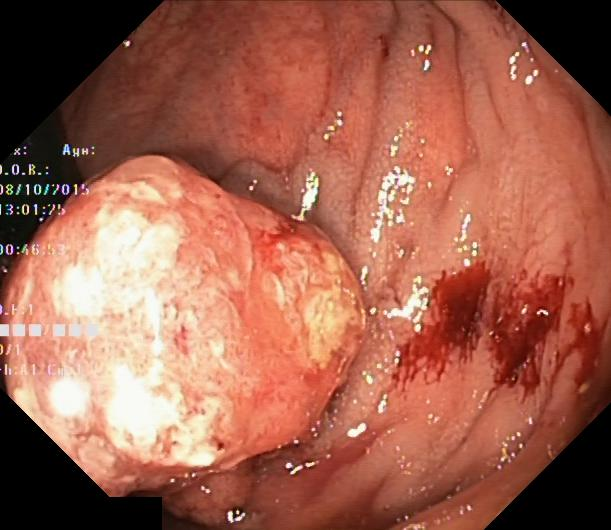
#> input picture data/raw/Kvasir-SEG/images/cju0u2g7pmnux0801vkk47ivj.jpg, 611 x 530 px; its folder holds 4 pictures in this run
$ jupyter execute --allow-errors 02_image_similarity.ipynb
#> lines starting #> are read from the running program, lines starting #| are printed output that depends on the picture
# Image Similarity

As imagens do dataset foram construĩdas a partir de vĩdeos de colonoscopia, alguns frames vizinhos são do mesmo exame, então
caso essas imagens caia em splits diferentes, o dado ficaria "iguais" do treino e teste, o que inflaria a métrica do modelo.

Portanto, devemos achar qual o limiar de similaridade para definir quais sao as imagens que vieram do mesmo frame ou instancia

[cell 1]
from pathlib import Path

import cv2
import numpy as np
import matplotlib.pyplot as plt

ROOT = Path.cwd().parent if Path.cwd().name == "notebooks" else Path.cwd()
IMAGENS = ROOT / "data/raw/Kvasir-SEG/images"


#carregar as imagens do dataset Kvasir-SEG
arquivos = sorted(IMAGENS.glob("*.jpg"))
print(f"{len(arquivos)} imagens em {IMAGENS.relative_to(ROOT)}")

[cell 2]
lado = 128
# vamos redimensionar as imagens para miniaturas de 128x128 pixels, preservando a estrutura e mantendo a matriz pequena, assim tendo menos custo
T = np.stack([
    cv2.resize(cv2.imread(str(f), cv2.IMREAD_GRAYSCALE), (lado, lado))
        .astype(np.float32).ravel()
    for f in arquivos
])
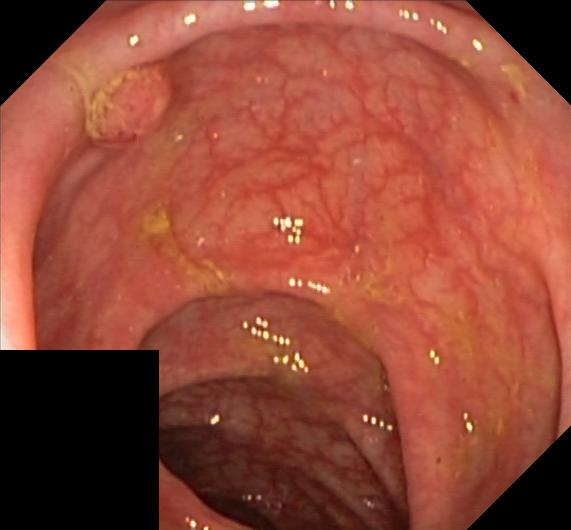
#> input picture data/raw/Kvasir-SEG/images/cju16b6ynq8e40988m8vx0xnj.jpg, 571 x 530 px
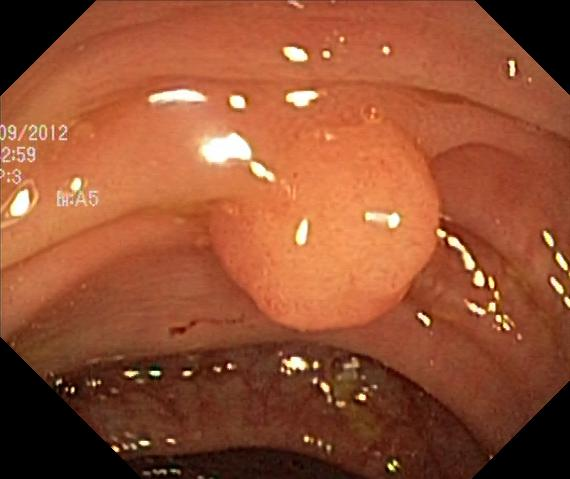
#> input picture data/raw/Kvasir-SEG/images/cju32upim1z7u0988l883nqp6.jpg, 570 x 479 px
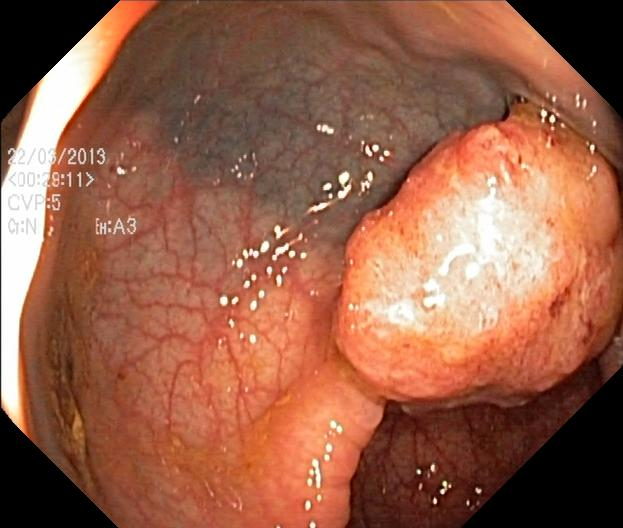
#> input picture data/raw/Kvasir-SEG/images/cju334jzo261t0835yqudnfs1.jpg, 623 x 528 px
T -= T.mean(axis=1, keepdims=True)
T /= np.linalg.norm(T, axis=1, keepdims=True) + 1e-9

[cell 3]
# vamos calcular a matriz de correlação entre as imagens, onde C[i, j] representa a correlação entre a imagem i e a imagem j
C = T @ T.T
#> C = [[1, 0.151, 0.339, 0.297], [0.151, 1, 0.672, 0.442], [0.339, 0.672, 1, 0.445], [0.297, 0.442, 0.445, 1]]
# aqui serve para identificar as imagens semelhantes usando a matriz de correlação, onde valores próximos de 1 indicam alta similaridade
iu = np.triu_indices(len(C), k=1)
#> iu = ([0, 0, 0, 1, 1, 2], [1, 2, 3, 2, 3, 3])
pares = C[iu]
#> pares = [0.151, 0.339, 0.297, 0.672, 0.442, 0.445]
print(f"{len(pares):,} pares")
#| 6 pares

[cell 4]
# distribuicao de similaridade entre pares de imagens
percentis = [50, 90, 99, 99.9, 99.99]
valores = np.percentile(pares, percentis)
#> valores = [0.39, 0.558, 0.66, 0.67, 0.671]

print(f"media   : {pares.mean():.3f}")
#| media   : 0.391
for p, v in zip(percentis, valores):
    print(f"p{p:<6}: {v:.3f}")
#> this loop made 5 passes
#> (p, v) on passes 1 to 5: (50, 0.39), (90, 0.558), (99, 0.66), (99.9, 0.67), (99.99, 0.671)
#| p50    : 0.390
#| p90    : 0.558
#| p99    : 0.660
#| p99.9  : 0.670
#| p99.99 : 0.671
print(f"maximo  : {pares.max():.3f}")
#| maximo  : 0.672

[cell 5]
# vamso analisar a distribuicao de similaridade entre pares de imagens, para ver se ha duplicatas ou quase-duplicatas
AZUL, LARANJA = "#2a78d6", "#eb6834"
TINTA, TINTA_2, GRADE = "#0b0b0b", "#52514e", "#e3e2dd"

fig, ax = plt.subplots(figsize=(9, 4.2))
ax.hist(pares, bins=200, color=AZUL, linewidth=0)
ax.set_yscale("log")

for pc, v in zip(percentis[2:], valores[2:]):
    ax.axvline(v, color=TINTA_2, linewidth=1, linestyle=":")
    ax.text(v, 200, f" p{pc} = {v:.3f} ", rotation=90, ha="center", va="bottom",
            fontsize=8, color=TINTA_2,
            bbox=dict(facecolor="white", edgecolor="none", pad=1.5))
#> this loop made 3 passes

ax.set_xlabel("correlacao entre o par de imagens", fontsize=9, color=TINTA_2)
ax.set_ylabel("pares (escala log)", fontsize=9, color=TINTA_2)
ax.set_title("distribuicao de similaridade",
             fontsize=11, color=TINTA, loc="left", pad=12)
ax.grid(axis="y", color=GRADE, linewidth=0.6)
ax.set_axisbelow(True)
for lado_ in ("top", "right"):
    ax.spines[lado_].set_visible(False)
for lado_ in ("left", "bottom"):
    ax.spines[lado_].set_color(GRADE)
ax.tick_params(colors=TINTA_2, labelsize=8)
plt.tight_layout()
plt.show()
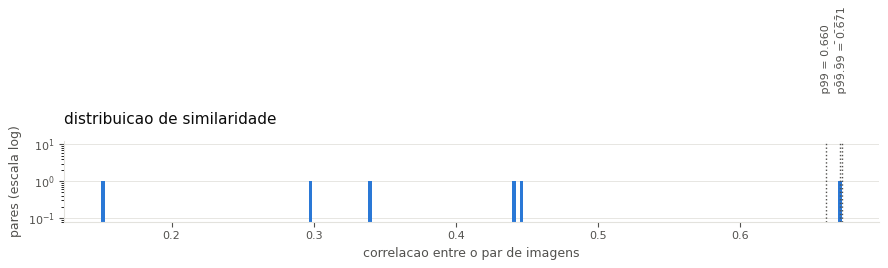
#> figure drawn by matplotlib, 1 panel

[cell 6]
# vamos agrupar as imagens por meio de arestas de similaridade, para que estejam no mesmo split
def agrupar(C, limiar):
    n = len(C)
    pai = list(range(n))

    def find(x):
        while pai[x] != x:
            pai[x] = pai[pai[x]]
            x = pai[x]
        return x

    for i, j in zip(*np.where(np.triu(C > limiar, k=1))):
        a, b = find(i), find(j)
        if a != b:
            pai[a] = b
    _, rotulos = np.unique([find(i) for i in range(n)], return_inverse=True)
    return rotulos


limiares = np.round(np.arange(0.70, 0.991, 0.01), 2)
n_grupos, maior_grupo, n_agrupadas = [], [], []
for t in limiares:
    tam = np.bincount(agrupar(C, t))
    n_grupos.append(len(tam))
    maior_grupo.append(tam.max())
    n_agrupadas.append(tam[tam > 1].sum())
#> after the loop, maior_grupo = 30 values from 1 to 1; n_agrupadas = 30 values from 0 to 0; n_grupos = 30 values from 4 to 4

n_grupos = np.array(n_grupos); maior_grupo = np.array(maior_grupo)

O painel de baixo e o que decide. O maior grupo despenca de centenas de imagens para
poucas unidades num intervalo estreito: abaixo disso o encadeamento domina, acima disso
os grupos sao locais e o split continua viavel.

[cell 7]
print(f"{'limiar':>7} {'grupos':>7} {'maior':>7} {'imgs agrupadas':>15}")
for t, g, m, a in zip(limiares, n_grupos, maior_grupo, n_agrupadas):
    if 0.84 <= t <= 0.96:
        print(f"{t:>7.2f} {g:>7d} {m:>7d} {a:>15d}")
#> this loop made 30 passes
#> t on passes 1 to 12: 0.7, 0.71, 0.72, 0.73, 0.74, 0.75, 0.76, 0.77, 0.78, 0.79, 0.8, 0.81
#|    0.84       4       1               0
#|    0.85       4       1               0
#|    0.86       4       1               0
#|    0.87       4       1               0
#|    0.88       4       1               0
#|    0.89       4       1               0
#|    0.90       4       1               0
#|    0.91       4       1               0
#> (further printed lines are left out)

[cell 8]
# Para nao criar grupos muito grandes, vamos limitar o tamanho do maior grupo a 2% do dataset.
limite_tam = 0.02
corte_duplicata = 0.95
# caso pares menor ou igual a 0.95, consideramos que são duplicatas certas, não apenas ruído de fundo.
# O p99.99 sobre todos os pares inclui essas duplicatas, inflando o piso que deveria medir apenas o ruído. Portanto, medimos o piso sem elas.
p9999 = float(np.percentile(pares[pares <= corte_duplicata], 99.99))
#> p9999 = 0.671

# a escolha nao pode depender de onde cortamos: conferimos a sensibilidade
print("sensibilidade do piso ao corte de duplicata:")
#> (the rest of this cell did not finish here and is left out)
